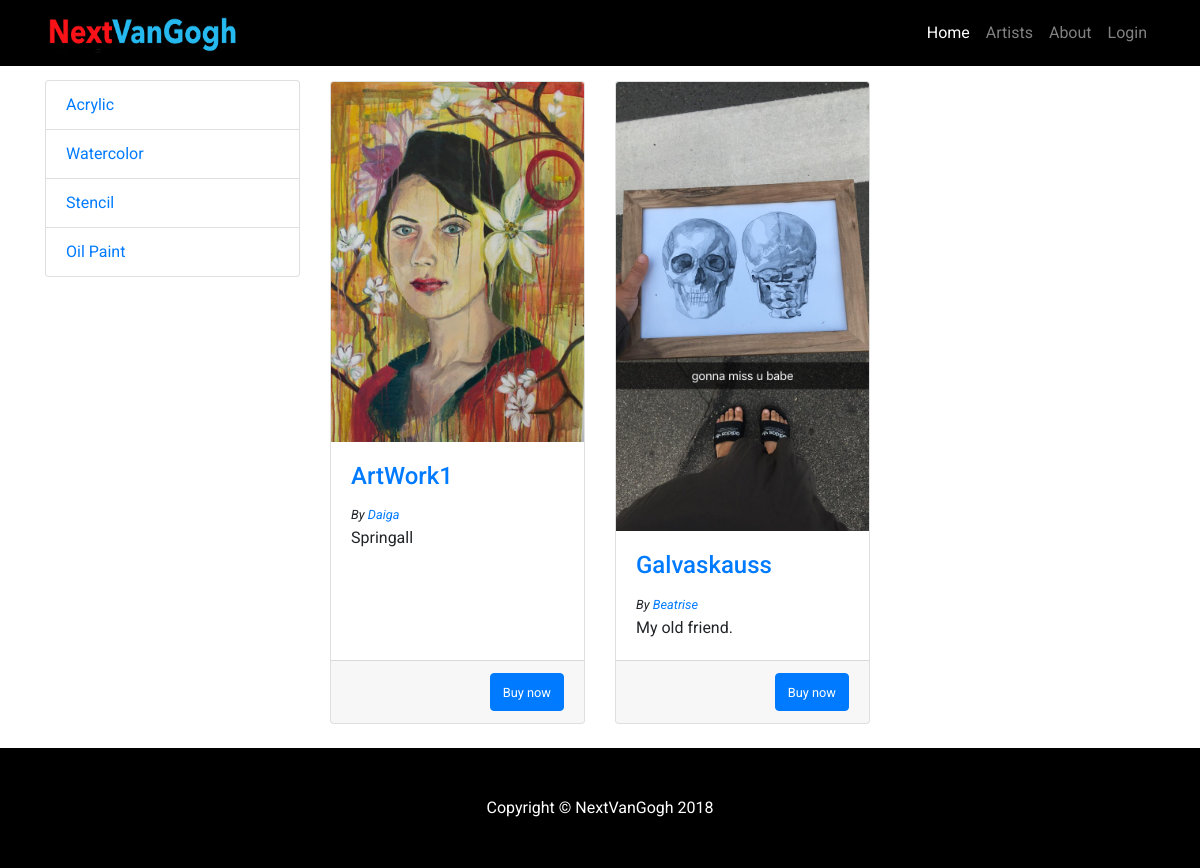
Before: / with the older database file.
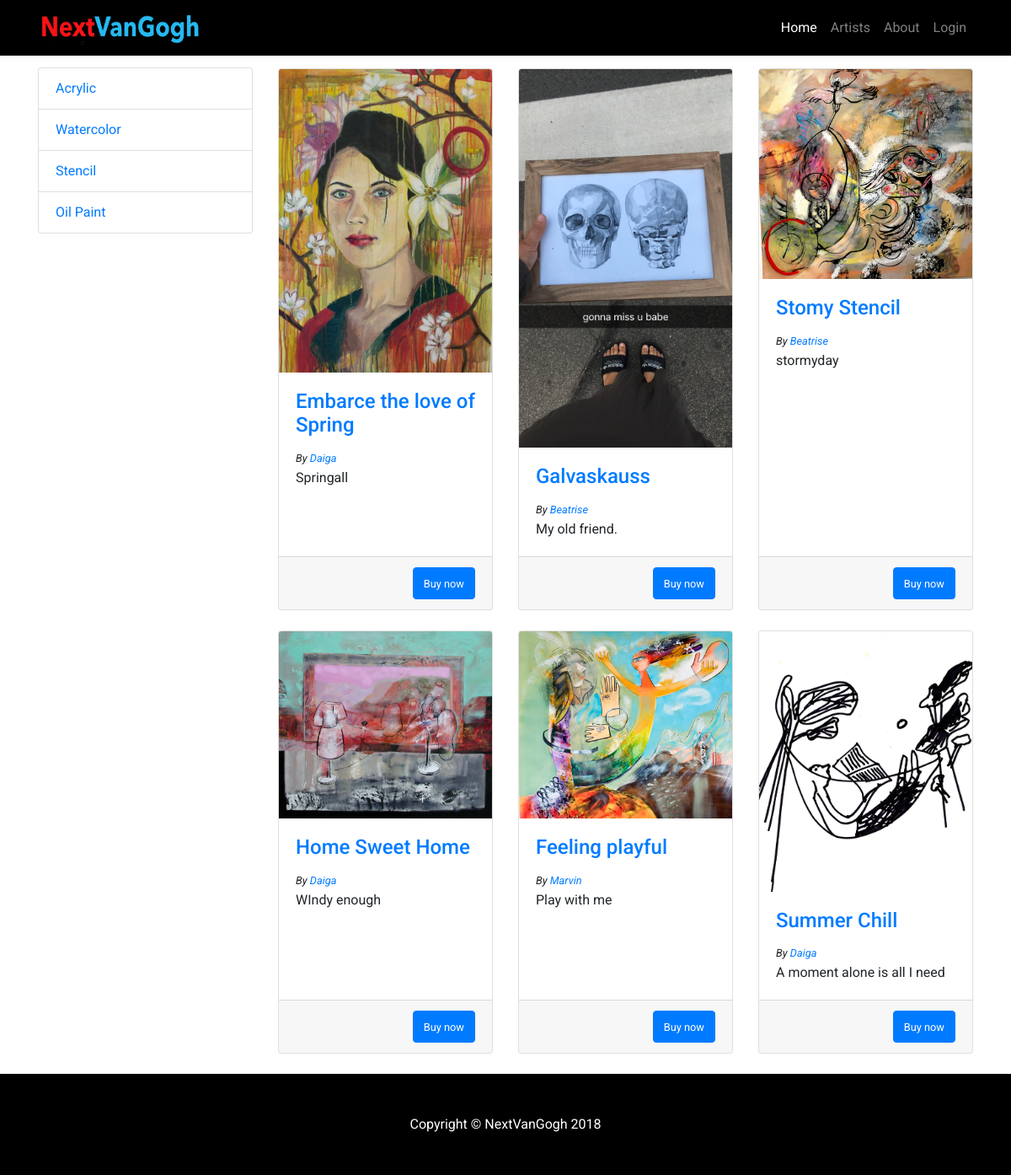
After: the same page with the newer database file.
### tables this page shows
CREATE TABLE "ArtTypes" (
	`Id`	INTEGER NOT NULL PRIMARY KEY AUTOINCREMENT UNIQUE,
	`Type`	TEXT NOT NULL UNIQUE
);

CREATE TABLE ArtWorks (Id INTEGER NOT NULL PRIMARY KEY AUTOINCREMENT UNIQUE, ArtistId INTEGER NOT NULL, ArtTypeId INTEGER NOT NULL, Name TEXT NOT NULL, Description TEXT, Item BLOB, FOREIGN KEY (ArtistId) REFERENCES Artists);

CREATE TABLE Artists (Id INTEGER NOT NULL PRIMARY KEY AUTOINCREMENT UNIQUE, UserName TEXT NOT NULL UNIQUE, FirstName TEXT, LastName TEXT, Password TEXT NOT NULL UNIQUE, Description TEXT, Photo TEXT);

### server.py (the view)
@app.route('/')
@app.route('/<typ>')
def index(typ=None):
	con = lite.connect('db/nVanGogh.db')
   	con.row_factory = lite.Row
      	cur = con.cursor()
	cur.execute("SELECT * FROM ArtTypes")
   	types = cur.fetchall();
	if typ :
		cur.execute("Select ArtWorks.Id, Artists.UserName, Artists.FirstName, Artists.LastName, ArtWorks.Description, ArtWorks.Item, ArtWorks.Name from ArtWorks INNER JOIN Artists ON ArtWorks.ArtistId == Artists.Id where ArtWorks.ArtTypeId == ?", typ)
	else:
		cur.execute("Select Artists.UserName, Artists.FirstName, Artists.LastName, ArtWorks.Description, ArtWorks.Item, ArtWorks.Name from ArtWorks INNER JOIN Artists ON ArtWorks.ArtistId == Artists.Id")
	artWorks = cur.fetchall();
	print(types)
	return render_template('index.html', types = types, artWorks = artWorks)

### templates/index.html (shortened to what this page needs)
<!DOCTYPE html>
<html lang="en">
  <head>
    <link href="../static/bootstrap.min.css" rel="stylesheet">
    <link href="../static/style.css" rel="stylesheet">
  </head>
  <body>
    <nav class="navbar navbar-expand-lg navbar-dark bg-dark fixed-top" style="background-color:#000!important;">
      <div class="container">
        <a class="navbar-brand" href="/"><img src="../static/logo.png" width=200 height=40></a>
        <div class="collapse navbar-collapse" id="navbarResponsive">
          <ul class="navbar-nav ml-auto">
            <li class="nav-item active">
              <a class="nav-link" href="/">Home
              </a>
            </li>
            <li class="nav-item">
              <a class="nav-link" href="/allArtists">Artists</a>
            </li>
            <li class="nav-item">
              <a class="nav-link" href="/about">About</a>
            </li>
            <li class="nav-item">
              {% if loggedIn %}
              <a class="nav-link" onclick="logout()">Logout</a>
              {% else %}
              <a class="nav-link" onclick="login()">Login</a>
              {% endif %}
            </li>
          </ul>
        </div>
      </div>
    </nav>
    <div class="container">
      <div class="row">
        <div class="col-lg-3">
		<div class="list-group">
            		{% for type in types %}
            		<a href="{{type['Id']}}" class="list-group-item">{{type["Type"]}}</a>
	         	{% endfor %}
	        </div>
        </div>
        <div class="col-lg-9">
          <div class="row" style="margin-top:3%;">
            	{% for artWork in artWorks %}
 		     <div class="col-lg-4 col-md-6 mb-4">
              		<div class="card h-100">
                		<a href="#" onclick="openArt('{{artWork["Item"]+ "," + artWork["Name"]+ "," + artWork["Description"]}}')"><img class="card-img-top" src="{{artWork['Item']}}" alt=""></a>
                		<div class="card-body">
                  			<h4 class="card-title"><a  href="#">{{artWork["Name"]}}</a>  </h4>
                                <small style="font-style:italic;">By <a href="/artist/{{artWork['UserName']}}">{{artWork["FirstName"]}}</a></small>
                  			<p class="card-text">{{artWork["Description"]}}</p>
                		</div>
                		<div class="card-footer">
                            <button class="btn btn-primary" style="float:right;"><small>Buy now</small></button>
                		</div>
              		</div>
            	</div>
	         {% endfor %}
	       </div>
        </div>
      </div>
    </div>
    <footer class="py-5 bg-dark" style="background-color:#000!important;">
      <div class="container">
        <p class="m-0 text-center text-white">Copyright &copy; NextVanGogh 2018</p>
      </div>
    </footer>
  </body>
</html>

### static/style.css (style rules this page uses)
body { padding-top: 54px; font-family: 'Roboto', sans-serif!important; }
.navbar-dark { background-color: #000; }
@media (min-width: 992px) { body { padding-top: 56px; } }

Changed rows visible on the page:
changed ArtWorks "Springall": Name "ArtWork1" → "Embarce the love of Spring"
added ArtWorks: Item (picture), Name "Stomy Stencil", FirstName "Beatrise", Description "stormyday"
added ArtWorks: Item (picture), Name "Home Sweet Home", FirstName "Daiga", Description "WIndy enough"
added ArtWorks: Item (picture), Name "Feeling playful", FirstName "Marvin", Description "Play with me"
added ArtWorks: Item (picture), Name "Summer Chill", FirstName "Daiga", Description "A moment alone is all I need"
